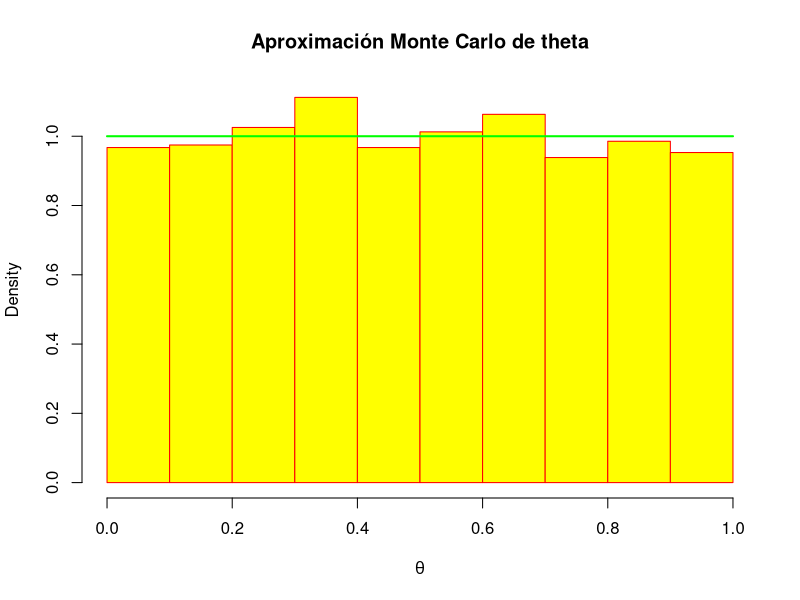
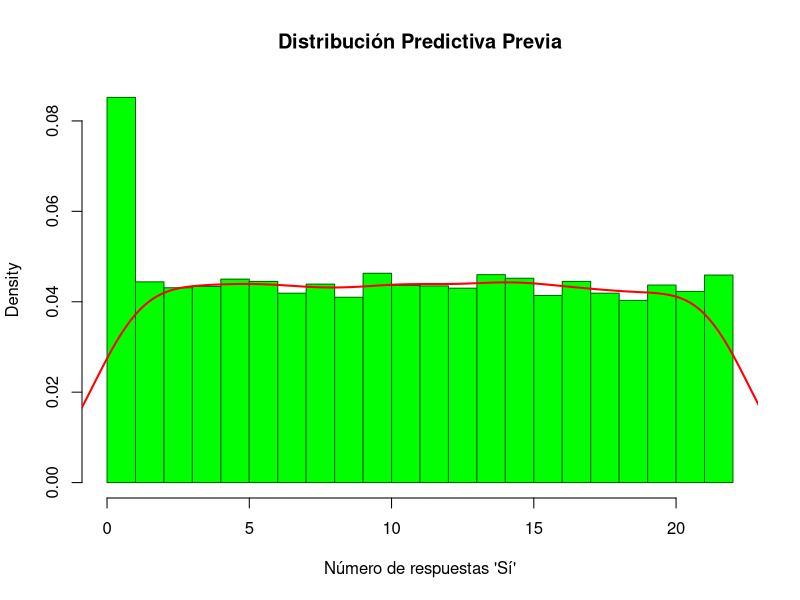
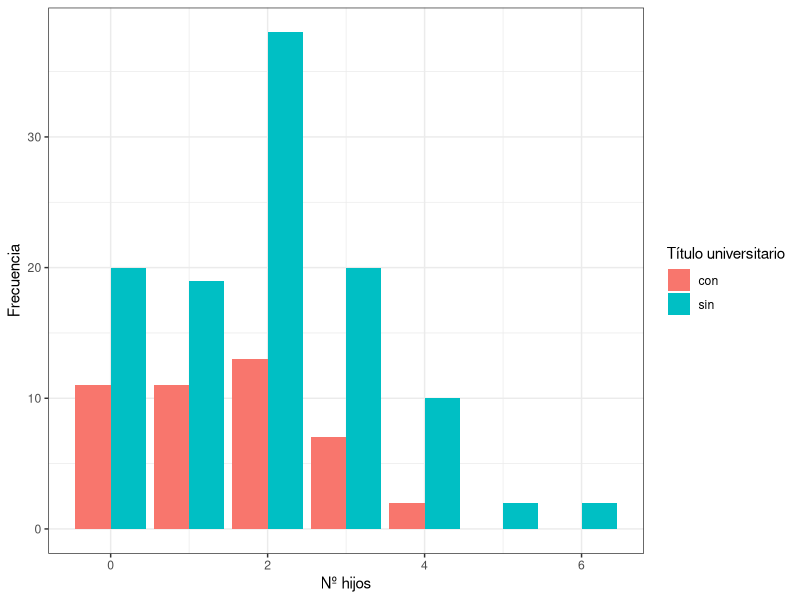

The R source for these figures, in order:
## ---- chunk 1
#| message: false

# Paquetes:
library(tidyverse)
library(RColorBrewer)
library(scales)


# Configuración de la salida gráfica:

PALETA <- brewer.pal(8, "Set2") # Colores por defecto
color_defecto <- PALETA[1]      # Color por defecto
options(ggplot2.discrete.colour = PALETA)

theme_set(theme_bw()) # Tema "neutro" para la representación gráfica

# Redondea los números reales "inline":
options(digits = 3L)                
options(knitr.digits.signif = FALSE)

# Inicializa la semilla aleatoria:
set.seed(20250327)
## ---- chunk 2
aceptacion_muestra_1 <- tibble(
  id_participante   = 1:22,
  resp_descarga_app = c(
    "Si", "Si", "No", "No", "Si", "Si", "Si", "Si", "No", "Si", "Si",
    "Si", "Si", "Si", "Si", "Si", "No", "Si", "No", "Si", "Si", "Si"
  )
)

aceptacion_muestra_2 <- tibble(
  id_participante   = 1:113,
  resp_descarga_app = c(
    "Si", "Si", "No", "No", "Si", "Si", "Si", "Si", "No", "Si", "Si",
    "Si", "Si", "Si", "Si", "Si", "No", "Si", "No", "Si", "Si", "Si", 
    "No", "Si", "Si", "Si", "Si", "No", "No", "Si", "No", "Si", "Si", 
    "Si", "Si", "Si", "No", "Si", "No", "No", "Si", "No", "Si", "Si", 
    "No", "No", "No", "Si", "No", "No", "Si", "Si", "No", "No", "Si", 
    "No", "Si", "No", "No", "No", "Si", "Si", "No", "Si", "Si", "No", 
    "Si", "Si", "No", "Si", "Si", "No", "Si", "No", "Si", "No", "Si", 
    "No", "No", "No", "Si", "Si", "No", "No", "Si", "Si", "No", "No", 
    "No", "Si", "Si", "No", "Si", "Si", "No", "Si", "Si", "Si", "Si", 
    "No", "Si", "No", "No", "No", "No", "No", "Si", "No", "No", "Si", 
    "Si", "Si", "Si"
  )
)
## ---- chunk 3
# Parámetros de la distribución Beta
alpha <- 1
beta <- 1

# Parámetros de precisión y confianza
precision <- 0.01
confianza <- 0.99

# Calcular la varianza teórica de la distribución Beta
var_teorica <- (alpha * beta) / ((alpha + beta)^2 * (alpha + beta + 1))

# Calcular el número necesario de simulaciones
z <- qnorm((1 + confianza) / 2)  # Cuantil para nivel de confianza
n_simulaciones <- ceiling((z^2 * var_teorica) / (precision^2))
simulaciones <- rbeta(n_simulaciones, alpha, beta)

# Calcular media y varianza empíricas
media_empirica <- mean(simulaciones)
varianza_empirica <- var(simulaciones)

# Mostrar resultados
cat("Número de simulaciones necesarias:", n_simulaciones, "\n")
cat("Media empírica:", media_empirica, "\n")
cat("Varianza empírica:", varianza_empirica, "\n")
# Graficar la distribución resultante
hist(simulaciones, probability = TRUE, main = "Aproximación Monte Carlo de theta",
     xlab = expression(theta), col = "yellow", border = "red")
curve(dbeta(x, alpha, beta), add = TRUE, col = "green", lwd = 2)
## ---- chunk 4
n_muestra <- 22
n_simulaciones <- 10000  # Número de simulaciones
theta_simulado <- rbeta(n_simulaciones, alpha, beta)
# Simular resultados binomiales para cada theta
resultados_binomiales <- rbinom(n_simulaciones, size = n_muestra, prob = theta_simulado)

# Representar la distribución predictiva previa
hist(resultados_binomiales, probability = TRUE, breaks = seq(0, n_muestra, by = 1),
     main = "Distribución Predictiva Previa",
     xlab = "Número de respuestas 'Sí'",
     col = "green", border = "darkgreen")
lines(density(resultados_binomiales, adjust = 1.5), col = "red", lwd = 2)

# Mostrar resumen de resultados
cat("Resumen de resultados binomiales:\n")
cat("Media predictiva previa:", mean(resultados_binomiales), "\n")
cat("Varianza predictiva previa:", var(resultados_binomiales), "\n")
## ---- chunk 5
fertilidad_gss_1990 <- tibble(
  titulo_uni = c("sin" |> rep(7),                 "con" |> rep(5)),
  n_hijos    = c(0:6,                             0:4),
  frecuencia = c(20L, 19L, 38L, 20L, 10L, 2L, 2L, 11L, 11L, 13L, 7L, 2L)
) |>
  # Rellena los niveles para hacer ambas muestras más "comparables":
  complete(titulo_uni, n_hijos, fill = list(frecuencia = 0))

fert_estadisticos <- fertilidad_gss_1990 |>
  group_by(titulo_uni) |>
  summarize(y = sum(n_hijos * frecuencia), n = sum(frecuencia))

fert_estadisticos # y = nº hijos en cada grupo, n = nº mujeres en cada grupo

fertilidad_gss_1990 |>
  ggplot(aes(n_hijos, frecuencia, fill = titulo_uni)) +
  geom_col(position = "dodge") +
  labs(fill = "Título universitario", x  = "Nº hijos", y = "Frecuencia")
## ---- chunk 6
A_PRE <- 2L
B_PRE <- 1L

params_fertilidad <- fert_estadisticos |> mutate(
  a_post = A_PRE + y,
  b_post = B_PRE + n
)

params_fertiliad_sin <- params_fertilidad |>
  filter(titulo_uni == "sin") 
a_post_sin <- params_fertiliad_sin |> pull(a_post)
b_post_sin <- params_fertiliad_sin |> pull(b_post)

params_fertiliad_con <- params_fertilidad |>
  filter(titulo_uni == "con") 
a_post_con <- params_fertiliad_con |> pull(a_post)
b_post_con <- params_fertiliad_con |> pull(b_post)
## ---- chunk 7
# Se extrae aquí un valor para utilizar más adelante
n_con <- fert_estadisticos |> filter(titulo_uni == "con") |> pull(n)
## ---- chunk 8
max_poisson <- function(lambda, n) { # TODO: No borrar prototipo!
  
  # COMPLETAR AQUÍ EL CUERPO DE LA FUNCIÓN
}
